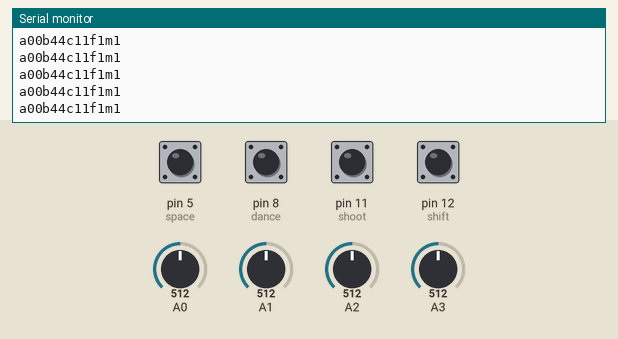
Recording of a sketch running on a simulated Arduino Uno, built with avr-gcc and run on an emulated ATmega328P. On the bench: the last lines printed to the serial monitor. The test bench sets the inputs (shaded band); at power-on: pin 5 (space), pin 8 (dance), pin 11 (shoot), pin 12 (shift) HIGH, A2 = 512, A3 = 512, A0 = 512, A1 = 512.

Above: at 1.2 s.
1.3 s: A2 set to 716
At 2.3 s:
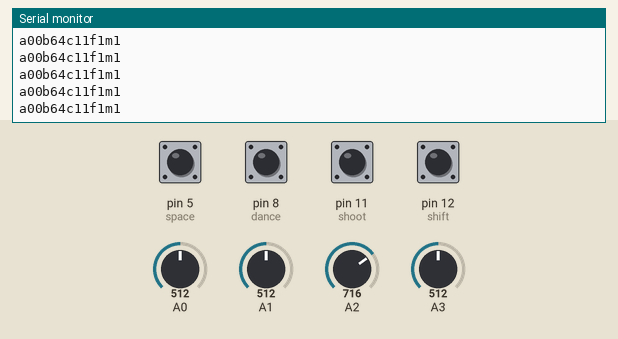
4.3 s: A3 set to 716
At 5.1 s:
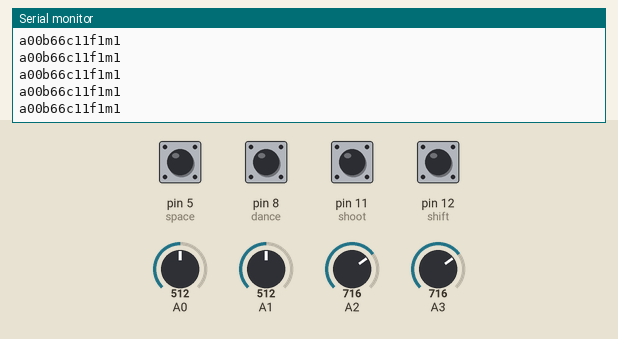
7.3 s: A0 set to 992
At 8.1 s:
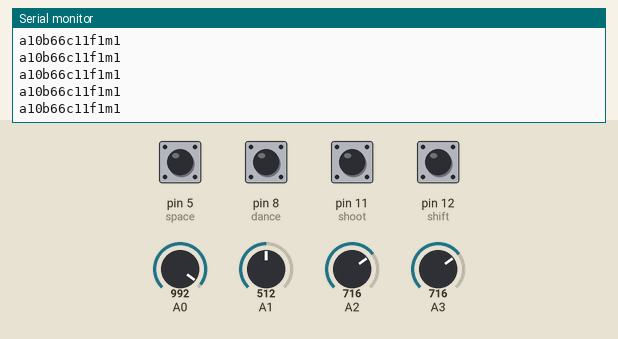
10.3 s: A1 set to 992
At 11.0 s:
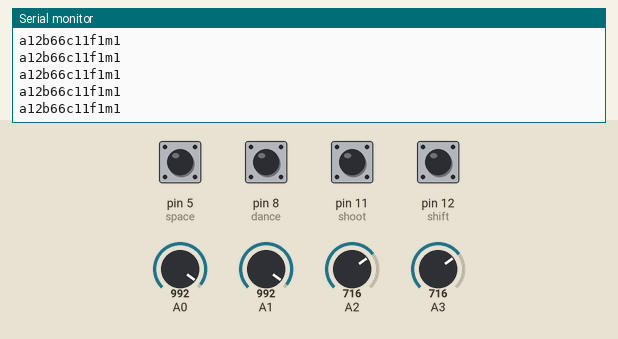
13.3 s: pin 5 (space) pulled LOW for 0.15 s
14.9 s: pin 8 (dance) pulled LOW for 0.15 s
Timing chart, 0 to 17.9 s (numbered marks = the images above; inputs shaded):
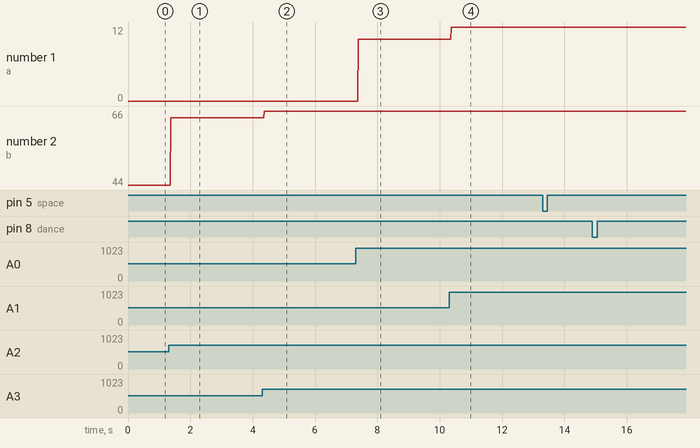

The sketch:

GameController.ino
```cpp
int xaxis;
int yaxis;
int strafe;
int forwardbackward;
int rxaxis;
int ryaxis;
int shift = 12;
int shoot = 11;
int space = 5;
int dance = 8;
int mainStop = 100;

void setup() {
  // put your setup code here, to run once:
  Serial.begin(9600);
  pinMode(A0, INPUT);
  pinMode(A1, INPUT);
  pinMode(A2, INPUT);
  pinMode(A3, INPUT);
  pinMode(shift, INPUT_PULLUP);
  pinMode(shoot, INPUT_PULLUP);
  pinMode(space, INPUT_PULLUP);
  pinMode(dance, INPUT_PULLUP);
}

void loop() {
  // put your main code here, to run repeatedly:

  Serial.print("a");

  xaxis = analogRead(A0); //set xaxis integer equal to the analog input signal from analog pin 0
  xaxis = map(xaxis, 0, 1023, 200, -200); //remap xaxis integer
  if (xaxis > mainStop) { //if xaxis integer is greater than the minimum threshold for movement (mainStop) then set strafe to 2
    strafe = 2;
  }
  if (xaxis < -mainStop) { //if xaxis integer is less than the minimum threshold for movement (mainStop) then set strafe to 1
    strafe = 1;
  }
  if (xaxis < mainStop && xaxis > -mainStop) { //if xaxis integer is between the movement thresholds (in the mainStop) then set strafe equal to 0
    strafe = 0;
  }
  Serial.print(strafe);

  yaxis = analogRead(A1);
  yaxis = map(yaxis, 0, 1023, -200, 200);
  if (yaxis > mainStop) {
    forwardbackward = 2;
  }
  if (yaxis < -mainStop) {
    forwardbackward = 1;
  }
  if (yaxis < mainStop && yaxis > -mainStop) {
    forwardbackward = 0;
  }
  Serial.print(forwardbackward);


  Serial.print("b");

  rxaxis = analogRead(A2);
  rxaxis = map(rxaxis, 0, 1023, 0, 9);
  Serial.print(rxaxis);

  ryaxis = analogRead(A3);
  ryaxis = map(ryaxis, 0, 1023, 0, 9);
  Serial.print(ryaxis);

  Serial.print("c");

  if (digitalRead(shift) == HIGH)
  {
    Serial.print("1");
  }
  else {
    Serial.print("0");
  }

  if (digitalRead(shoot) == HIGH)
  {
    Serial.print("1");
  }
  else {
    Serial.print("0");
  }

  Serial.print("f");

  if (digitalRead(space) == HIGH)
  {
    Serial.print("1");
  }
  else {
    Serial.print("0");
  }

  Serial.print("m");

  if (digitalRead(dance) == HIGH)
  {
    Serial.print("1");
  }
  else {
    Serial.print("0");
  }

  Serial.println();
  delay(1);
}
```

Measured:
- after the input at 1.3 s, the serial monitor: prints a new line after 0.07 s (image 1)
- after the input at 4.3 s, the serial monitor: prints a new line after 0.07 s (image 2)
- after the input at 7.3 s, the serial monitor: prints a new line after 0.08 s (image 3)
- after the input at 10.3 s, the serial monitor: prints a new line after 0.07 s (image 4)
- plotted number 1: 0 → 10 after the input at 7.3 s, 10 → 12 after the input at 10.3 s
- plotted number 2: 44 → 64 after the input at 1.3 s, 64 → 66 after the input at 4.3 s
